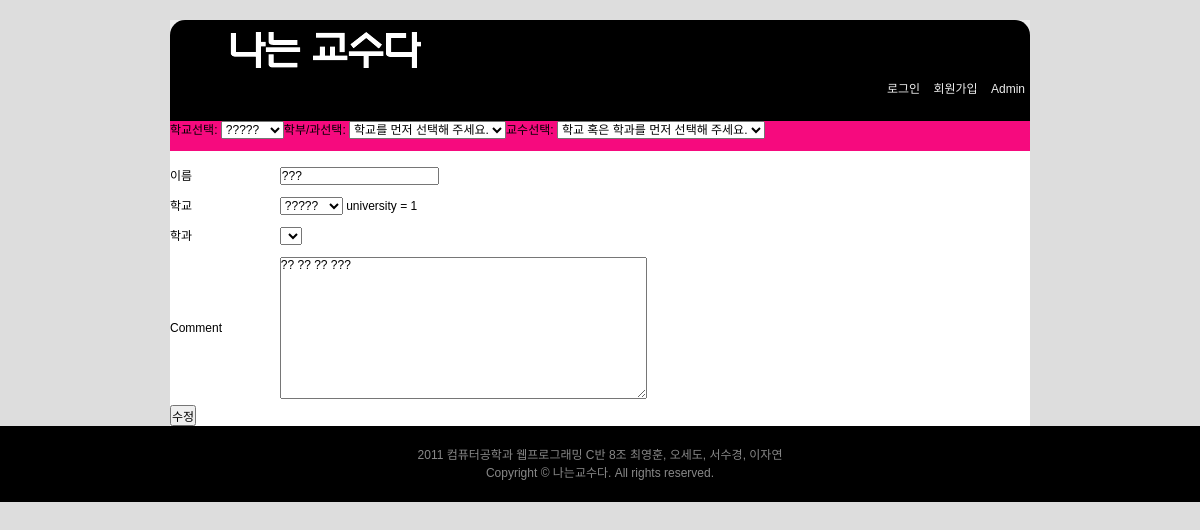
Page /prof_edit.php?id=1 on the committed database.
### tables this page shows
CREATE TABLE professor_infos(
  id INT UNSIGNED PRIMARY KEY AUTO_INCREMENT,
  `created_at` TIMESTAMP DEFAULT CURRENT_TIMESTAMP,
  professor_id INT UNSIGNED,
  user_id INT UNSIGNED,
  major_id INT UNSIGNED,
  university_id INT UNSIGNED,
  name VARCHAR(30) NOT NULL,
  photo VARCHAR(100),
  content TEXT
);

CREATE TABLE universities(
  id INT UNSIGNED PRIMARY KEY AUTO_INCREMENT,
  name VARCHAR(30) NOT NULL,
  `created_at` TIMESTAMP DEFAULT CURRENT_TIMESTAMP
);

### professors.php (called while the page is built, shortened)
<?php
require_once "model.php";
class Professors{
  var $professors;
  function find_by_id($id){
    $professors_model = new Model;
    $professors_model->fetch("professors", array("id"), "WHERE id='{$id}'");
    $this->professors = $professors_model->to_array();
    $infos_model = new Model;
    $infos_model->fetch("professor_infos", array("id", "university_id", "major_id","name", "photo", "content"), "WHERE professor_id='{$this->professors[0]["id"]}' ORDER BY created_at DESC LIMIT 1");
    $infos = $infos_model->to_array();
    $this->professors[0]["name"] = $infos[0]["name"];
    $this->professors[0]["photo"] = $infos[0]["photo"];
    $this->professors[0]["content"] = $infos[0]["content"];
    $this->professors[0]["major_id"] = $infos[0]["major_id"];
	$this->professors[0]["university_id"] = $infos[0]["university_id"];
  }
  function to_array(){
    return $this->professors;
  }
  function fetch_vote_list(){
    $votes_model = new Model;
    foreach($this->professors as $key => $professsor){
      $votes_model->fetch("votes", array("id", "created_at", "user_id",
                          "prepare", "understanding", "interest", "benefit", "hot", "comment_text"),
                          "WHERE professor_id={$professsor["id"]} ORDER BY created_at DESC");
      $this->professors[$key]["vote"] = $votes_model->to_array();
      $votes =  $votes_model->to_array();
      $total = 0;
      $prepare_total = 0;
      $understanding_total = 0;
      $interest_total = 0;
      $benefit_total = 0;
      $hot_total = 0;
      foreach($votes as $vote){
        $total += $vote["prepare"];
        $prepare_total += $vote["prepare"];
        $total += $vote["understanding"];
        $understanding_total += $vote["understanding"];
        $total += $vote["interest"];
        $interest_total +=  $vote["interest"];
        $total += $vote["benefit"];
        $benefit_total += $vote["benefit"];
        $total += $vote["hot"];
        $hot_total += $vote["hot"];
      }
      $num_to_devide = count($votes) * 5;
      $this->professors[$key]["vote_average"] = array();
      $this->professors[$key]["vote_average"]["total_average"] = $total/$num_to_devide;
      $this->professors[$key]["vote_average"]["prepare_average"] = $prepare_total/ count($votes);
      $this->professors[$key]["vote_average"]["understanding_average"] = $understanding_total/ count($votes);
      $this->professors[$key]["vote_average"]["interest_average"] = $interest_total/ count($votes);
      $this->professors[$key]["vote_average"]["benefit_average"] = $benefit_total/ count($votes);
      $this->professors[$key]["vote_average"]["hot_average"] = $hot_total/ count($votes);
    }
    usort($this->professors, "compare_by_average");
  }
}
?>

### model.php (called while the page is built, shortened)
<?php
class Model{
  var $data;
  function fetch($table, $columns, $options = ""){
    if(count($columns) == 1){
      $column_string = $columns[0];
    }
    if(count($columns) > 1){
      $column_string = implode(",",$columns);
    }
    $query = "SELECT {$column_string} FROM {$table} {$options};";
    $result = mysql_query($query);
    if($result){
      $count = 0;
      while($row = mysql_fetch_array($result)){
        foreach($columns as $column){
          $this->data[$count][$column] = $row[$column];
        }
        $count++;
      }
    }
    else{
      echo "no result";
    }
  }
  function to_array(){
    return $this->data;
  }
}
?>

### prof_edit.php (the view, shortened to what this page needs)
<?php
require_once ('upper.php');
require_once ('professors.php');
?>
<div id = "form_wrapper">
<?php
	if(isset($_GET) && $_GET["id"]){
	  $professor_id = $_GET["id"];
	  $professor_model = new Professors;
	  $professor_model->find_by_id($professor_id);
	  $professor_model->fetch_vote_list();
	  $professors = $professor_model->to_array();
	}
?>
	<form action="prof_create.php" method="post">
		<table id = "prof_form" width="100%">
			<tr>
				<th>이름</th>
				<td><input type="text" name="name" size="20" value = "<?php echo $professors[0]["name"]; ?>"></td>
			</tr>
			<tr>
				<th>학교</th>
				<td><select name="school"/>
					<?php
						$adsf = $professors[0]["university_id"];
					?>
						<option id="first_option" value="<?php echo $professors[0]["university_id"]; ?>" selected="selected"><?php echo $whole_data[$adsf]["name"]; ?></option>
					<?php
						$pro_university_id = $professors[0]["university_id"];
					?>
					<?php
					echo "university = " . $adsf;
					?>
				</td>
			</tr>
			<tr>
				<th>학과</th>
				<td><select name="major" class="major">
					<?php
						$query = "SELECT * FROM majors WHERE university_id = $pro_university_id";
						$query_result = mysql_query($query);
						$pro_major_id_result = mysql_fetch_array($query_result);
						$pro_name_query = "SELECT name FROM majors WHERE id = $pro_major_id_result[0]";
						$pro_name_result = mysql_query($pro_name_query);
						$pro_name = mysql_fetch_array($pro_name_result);
						$pro_majorid_query = "SELECT id FROM majors WHERE university_id = $pro_university_id and name = '$pro_name[0]'";
						$pro_majorid_result = mysql_query($pro_majorid_query);
						$pro_majorid = mysql_fetch_array($pro_majorid_result);
					?>
						<option value="<?php echo $pro_majorid[0]; ?>"></option>
					</select>
				</td>
			</tr>
			<tr>
				<th>Comment</th>
				<td><textarea name="content" cols="50" rows="10"><?php echo $professors[0]["content"]; ?></textarea></td>
			</tr>
		</table>
		<input type="submit" value="수정">
	</form>
</div>
<?php
  require_once "beneath.php";
?>

### style.css (style rules this page uses)
html { color:#000; background:#ddd; padding:20px 0; font: 12px/18px "���� ����", "Malgun Gothic", "����", "Gulim", Verdana, Arial, Tahoma; }
body,div,dl,dt,dd,ul,ol,li,h1,h2,h3,h4,h5,h6,pre,code,form,fieldset,legend,input,button,textarea,p,blockquote,th,td { margin:0;padding:0; }
table { border-collapse:collapse;border-spacing:0; }
address,caption,cite,code,dfn,em,strong,th,var,optgroup { font-style:inherit;font-weight:inherit; }
caption,th { text-align:left; }
input,button,textarea,select,optgroup,option { font-family:inherit;font-size:inherit;font-style:inherit;font-weight:inherit; }
input,button,textarea,select { font-size:100%; }
#form_wrapper { background-color:#fff; }
#join th,td { padding : 6px; }
#my_info th,td { padding : 6px; }

### rows in the picture
professor_infos: name "???", school "?????", university "1", content "?? ?? ?? ???"

### other values in the picture
form field choose_school "?????"
